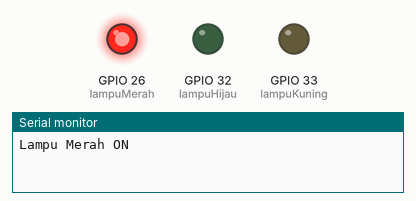
Bench run of a program on a simulated ESP32. Shown: output pins drawn as LEDs (lit = HIGH), the last lines printed to the serial monitor.

Above: at 11.0 s.
At 29.5 s:
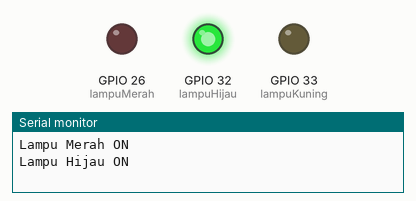
At 42.0 s:
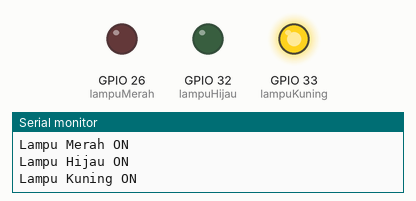
Timing chart, 0 to 61.1 s (numbered marks = the images above):
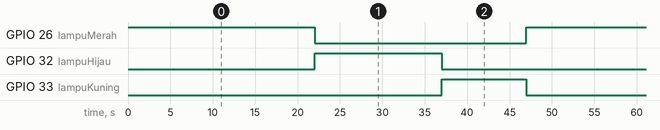

The program:

main.cpp
```cpp
#include <Arduino.h> // Wajib untuk PlatformIO + ESP32

// Deklarasi pin LED
const int lampuMerah = 26;
const int lampuKuning = 33;
const int lampuHijau = 32;

void setup() {
    Serial.begin(115200);

    // Atur pin sebagai OUTPUT
    pinMode(lampuMerah, OUTPUT);
    pinMode(lampuKuning, OUTPUT);
    pinMode(lampuHijau, OUTPUT);
}

void loop() {
    // Nyalakan lampu merah selama 22 detik
    digitalWrite(lampuMerah, HIGH);
    Serial.println("Lampu Merah ON");
    delay(22000);
    digitalWrite(lampuMerah, LOW);

    // Nyalakan lampu hijau selama 15 detik
    digitalWrite(lampuHijau, HIGH);
    Serial.println("Lampu Hijau ON");
    delay(15000);
    digitalWrite(lampuHijau, LOW);

    // Nyalakan lampu kuning selama 10 detik
    digitalWrite(lampuKuning, HIGH);
    Serial.println("Lampu Kuning ON");
    delay(10000);
    digitalWrite(lampuKuning, LOW);


}
```

Measured:
- by itself, GPIO 26 (lampuMerah): alternates HIGH for 22.0 s and LOW for 25.0 s
- by itself, GPIO 32 (lampuHijau): alternates HIGH for 15.0 s and LOW for 32.0 s
- by itself, GPIO 33 (lampuKuning): alternates HIGH for 10.0 s and LOW for 37.0 s
